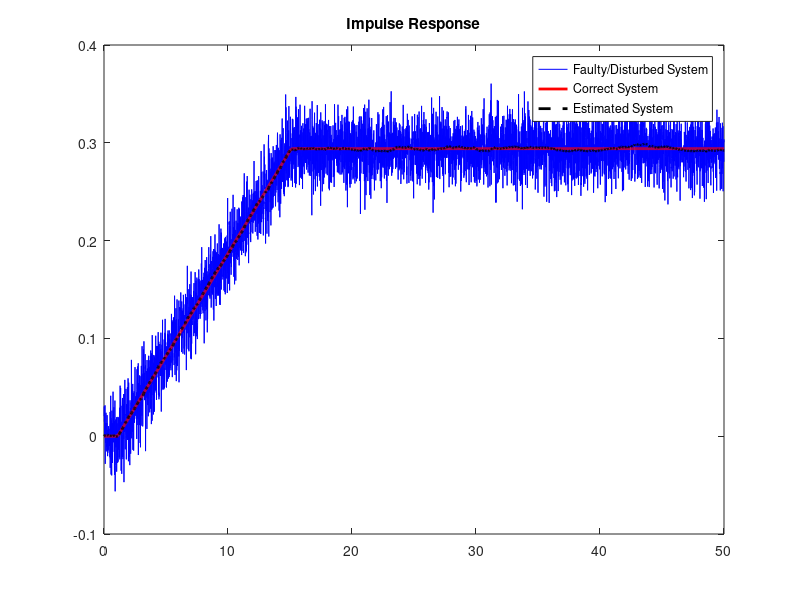

MATLAB code for this plot:
% Sensor Noise & Disturbance Compensation Using Kalman Filter (KF) Gain & LQR Controller
% Author: Abolfazl Roostaeiparidari
% Email: roostaeiabolfazl@gmail.com
% Thanks to Steven L. Brunton - University of Washington

% State Matrices
Ix=1000;
A=[0 1
   0 0];
B=[0
    1/Ix];
C=[1 0];
D=zeros(size(C,1),size(B,2));
% Parameter Q
q1=Ix^2;
q2=Ix^2;
Q1=[q1 0
   0 q2];
dt=0.01; t=dt:dt:50;
R=0.001;
k1=lqr(A,B,Q1,R);

% System State space with Noise+Disturbance
Vd=0.02*eye(2); %Disturbance
Vn=0.2;
BF=[B Vd 0*B];
sysC=ss(A,BF,C,[0 0 0 Vn]);

% System True 
sysFullOutput=ss(A,BF,eye(2),zeros(2,size(BF,2)));

% Kalman filter design
% [KF, P, E]=lqe(A,Vd,C,Vd,Vn);
Kf=lqr(A',C',Vd,Vn);
KF=Kf';
sysKF=ss(A-KF*C,[B KF],eye(2),0*[B KF]);
%%
u=0*t;
u(100:120)=100;
u(1500:1520)=-100;

uD=0.1*randn(2,size(t,2));
uN=0.1*randn(size(t));
uAUG=[u; Vd*Vd*uD; uN];

[y,t]=lsim(sysC,uAUG,t);
plot(t,y,'b');
hold on

[Xtrue,t]=lsim(sysFullOutput,uAUG,t);
plot(t,Xtrue(:,1),'r','LineWidth',2);
hold on

[x,t]=lsim(sysKF,[u; y'],t);
plot(t,x(:,1),'k--','LineWidth',2);
title('Impulse Response')
legend('Faulty/Disturbed System','Correct System','Estimated System')
hold off




